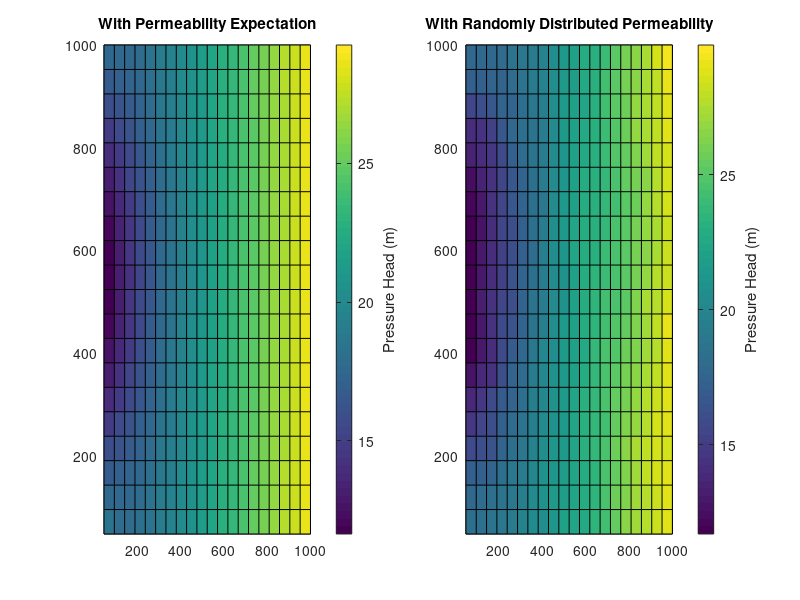
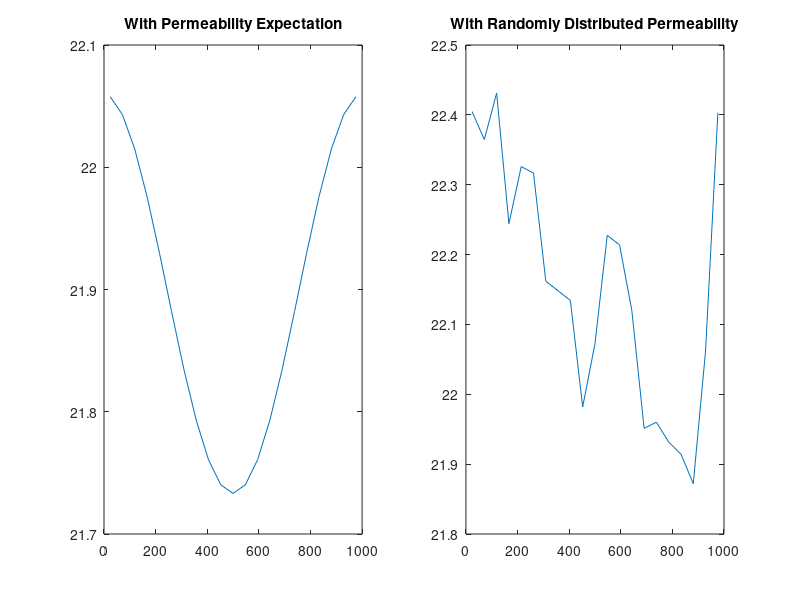
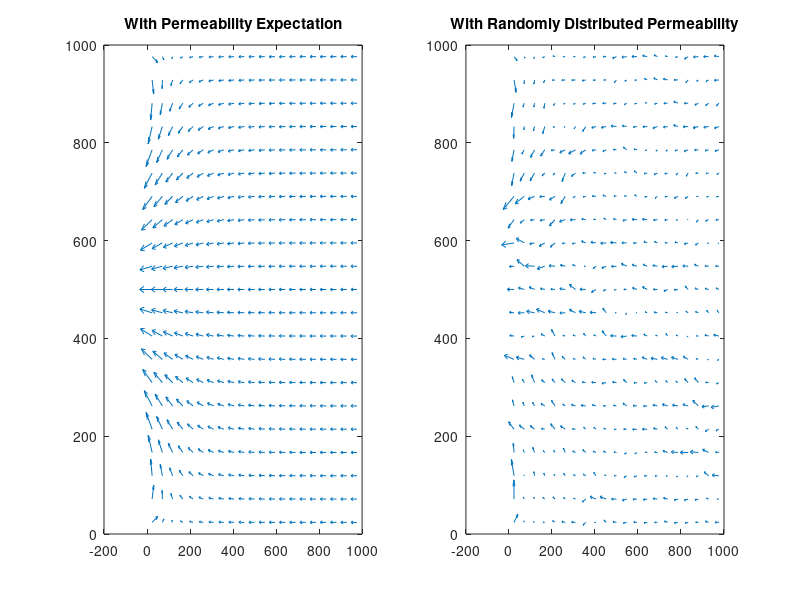

MATLAB code to generate these figures, in order:
% This code used to solve the pump problem presented in the UQ notes. The
% permeability is set to be the expectation based on the lognormal
% statistics provided throughout.
%
% Rows go in the x-direction, columns in the y-direction.
% The model's indices are numbered from left to right, top to bottom such
% that, for node i in x and j in y, the center node is C*(j-1)+i. The
% indices which are used are labeled below
%
%       IC = C*(j-1)+i;     IC is the index for the center node
%       PY = IC + C;        PY is the index for +1 in the Y direction
%       PX = IC + 1;        PX is the index for +1 in the X direction
%       MY = IC - C;        MY is the index for -1 in the Y direction
%       MX = IC - 1;        MX is the index for -1 in the X direction
%
% This indexing scheme can be visualized as below
%                   
%                 (i-C)
%                   |
%                   |
%       (i-1) <---- i ----> (i+1)
%                   |
%                   |
%                 (i+C)
%
% 

% Darcy flow, steady-state, variable K, 2D
function DF_SS_VK_2D_PUMP_BOTH
% System parameters
K_EXP = 0.664;                  % m/d
LENGTH = 1000;                  % m
HEIGHT = 1000;                  % m
WIDTH  = 50;                    % m  
Href = 10;                      % m
Hriv = 30;                      % m
porosity = 0.37;                % Porosity


% Model Parameters
R = 21;             % Nodes per Row
C = 21;             % Nodes per Column
N = R*C;            % Total number of nodes
dx = LENGTH/C;      % m
dy = HEIGHT/R;      % m  

% Compute these in advance for simplicity
dx2 = dx*dx;
dy2 = dy*dy;

% Compute the X- and Y-coordinates for each node
X = zeros(N,1);
Y = zeros(N,1);
hdx = dx/2;
hdy = dy/2;
for i=1:C
    for j=1:R
        IC = C*(j-1)+i;
        X(IC) = hdx + (i-1)*dx;
        Y(IC) = hdy + (j-1)*dy;
    end
end

% Pump Parameters
Q = 6000;                       % m3/d
T = K_EXP * WIDTH;              % m2/d
radE = 500;                     % m

% Pump/reference coordinates
i = 1; j = ceil(R/2); IC = C*(j-1)+i;
X_REF  = X(IC)-dx;   Y_REF  = Y(IC);
X_PUMP = X_REF-radE; Y_PUMP = Y_REF;

% Construct permeability fields
K_EXP_Arr = zeros(N,1);
for i=1:C
    for j=1:R
        IC = C*(j-1)+i;
        K_EXP_Arr(IC) = K_EXP;
    end
end

K_RAND = zeros(N,1);
mu = -7.57; sigma = sqrt(0.8);
for i=1:C
    for j=1:R
        IC = C*(j-1)+i;
        K_RAND(IC) = lognrnd(mu,sigma);
    end
end



% Populate b and M
b_EXP = makeB(N,R,C,X,Y,X_PUMP,Y_PUMP,dx,dx2,Q,radE,T,Href,Hriv,K_EXP_Arr);
M_EXP = makeM(N,R,C,K_EXP_Arr,dx2,dy2);

b_RAND = makeB(N,R,C,X,Y,X_PUMP,Y_PUMP,dx,dx2,Q,radE,T,Href,Hriv,K_RAND);
M_RAND = makeM(N,R,C,K_RAND,dx2,dy2);


opts.SYM = true;
H_EXP = linsolve(M_EXP,b_EXP,opts);
H_RAND = linsolve(M_RAND,b_RAND,opts);

% Calculate velocity fields
[vX_EXP, vY_EXP] = makeV(N,R,C,K_EXP_Arr,H_EXP,dx,dy,b_EXP,dx2,porosity);
[vX_RAND, vY_RAND] = makeV(N,R,C,K_RAND,H_RAND,dx,dy,b_RAND,dx2,porosity);


% Visualize the data 
VisualizeH(H_EXP,H_RAND,R,C,dx,dy);
VisualizeLatCent(H_EXP,H_RAND,R,C,Y);
VisualizeVelocity(vX_EXP,vY_EXP,vX_RAND,vY_RAND,X,Y)


end

function K_Eff = K_Eff(K_1,K_2)
    K_Eff = 2/(1/K_1 + 1/K_2);
end


% Visualize Head Values
function VisualizeH(H_1,H_2,R,C,dx,dy)
% Create axes
X = zeros(C,1);
    for i=1:C , X(i) = i*dx; end
Y = zeros(R,1);
    for j=1:R , Y(j) = j*dy; end

% Create viewable H matrices
H_View_1 = zeros(R,C);
for i=1:C
    for j=1:R
        IC = C*(j-1)+i;
        H_View_1(j,i) = H_1(IC);
    end
end

H_View_2 = zeros(R,C);
for i=1:C
    for j=1:R
        IC = C*(j-1)+i;
        H_View_2(j,i) = H_2(IC);
    end
end

figure
subplot(1,2,1)
pcolor(X,Y,H_View_1);
ylabel(colorbar,'Pressure Head (m)');
title('With Permeability Expectation')

subplot(1,2,2)
pcolor(X,Y,H_View_2);
ylabel(colorbar,'Pressure Head (m)');
title('With Randomly Distributed Permeability')

end

function VisualizeLatCent(H_1,H_2,R,C,Y)
H_Lat_1 = zeros(R,1);
H_Lat_2 = zeros(R,1);
Y_Lat = zeros(R,1);

i = ceil(C/2); 
for j=1:R
    IC = C*(j-1)+i;
    H_Lat_1(j) = H_1(IC);
    H_Lat_2(j) = H_2(IC);
    Y_Lat(j) = Y(IC);
end

figure
subplot(1,2,1)
plot(Y_Lat,H_Lat_1);
title('With Permeability Expectation')

subplot(1,2,2)
plot(Y_Lat,H_Lat_2);
title('With Randomly Distributed Permeability')

end

function VisualizeVelocity(vX_1,vY_1,vX_2,vY_2,X,Y)
figure
subplot(1,2,1)
quiver(X,Y,vX_1,vY_1);
title('With Permeability Expectation')

subplot(1,2,2)
quiver(X,Y,vX_2,vY_2);
title('With Randomly Distributed Permeability')

end

function b = makeB(N,R,C,X,Y,X_PUMP,Y_PUMP,dx,dx2,Q,radE,T,Href,Hriv,K)
bMake = zeros(N,1);     % RHS of model

for j=1:R
    LI = C*(j-1)+1;
    RI = C*(j-1)+C;
    
    X_LI = X(LI)-dx; Y_LI = Y(LI);
    rad = ((X_PUMP-X_LI)^2 + (Y_PUMP-Y_LI)^2 )^(1/2);
    
    H_LI = (Q*log(rad/radE))/(2*pi*T) + Href;
    H_RI = Hriv;
    
    bMake(LI) = -(K(LI)/(dx2) )*H_LI;            % Left
    bMake(RI) = -(K(RI)/(dx2) )*H_RI;            % Right
end

% End of function
b = bMake;

end

function M = makeM(N,R,C,K,dx2,dy2)
mMake = zeros(N,N);     % Model matrix of discretized equations

for i=1:C
    for j=1:R
        % Prepare indices
        IC = C*(j-1)+i;
        PY = IC + C; PX = IC + 1;
        MY = IC - C; MX = IC - 1;
        
        % Calculate Effective Viscosities
        if (i>1), K_MX = K_Eff(K(IC),K(MX)); end     % Excludes Left 
        if (i<C), K_PX = K_Eff(K(IC),K(PX)); end     % Excludes Right 
        if (j>1), K_MY = K_Eff(K(IC),K(MY)); end     % Excludes Top 
        if (j<R), K_PY = K_Eff(K(IC),K(PY)); end     % Excludes Bottom

        % Populate M
        if (i>1), mMake(IC,MX) = K_MX/dx2; mMake(IC,IC) = mMake(IC,IC)-K_MX/dx2; end % Excludes Left 
        if (i<C), mMake(IC,PX) = K_PX/dx2; mMake(IC,IC) = mMake(IC,IC)-K_PX/dx2; end % Excludes Right 
        if (j>1), mMake(IC,MY) = K_MY/dy2; mMake(IC,IC) = mMake(IC,IC)-K_MY/dy2; end % Excludes Top
        if (j<R), mMake(IC,PY) = K_PY/dy2; mMake(IC,IC) = mMake(IC,IC)-K_PY/dy2; end % Excludes Bottom

        % Add Dirichlet left and right
        if (i==1), mMake(IC,IC) = mMake(IC,IC)-K(IC)/dx2; end % Front
        if (i==C), mMake(IC,IC) = mMake(IC,IC)-K(IC)/dx2; end % Back
    end
end

M = mMake;

end

function [vX, vY] = makeV(N,R,C,K,H,dx,dy,b,dx2,porosity)
vMake = zeros(N,2);

for i=1:C
    for j=1:R
        % Prepare indices
        IC = C*(j-1)+i;
        PY = IC + C; PX = IC + 1;
        MY = IC - C; MX = IC - 1;
        
        % Calculate Effective Viscosities
        if (i>1 ), K_MX = K_Eff(K(IC),K(MX)); end    % Excludes Left     
        if (i<C ), K_PX = K_Eff(K(IC),K(PX)); end    % Excludes Right
        if (j>1 ), K_MY = K_Eff(K(IC),K(MY)); end    % Excludes Top
        if (j<R ), K_PY = K_Eff(K(IC),K(PY)); end    % Excludes Bottom
        if (i==1), K_MX = K(IC)             ; end    % Adds Left 
        if (i==C), K_PX = K(IC)             ; end    % Adds Right 
        if (j==1), K_MY = K(IC)             ; end    % Adds Top 
        if (j==R), K_PY = K(IC)             ; end    % Adds Bottom
        
        % Add indexed Head Values
        if (i>1 ), H_MX = H(IC)-K_MX*(H(IC)-H(MX))/(2*K(IC)); end    % Excludes Left     
        if (i<C ), H_PX = H(IC)-K_PX*(H(IC)-H(PX))/(2*K(IC)); end    % Excludes Right
        if (j>1 ), H_MY = H(IC)-K_MY*(H(IC)-H(MY))/(2*K(IC)); end    % Excludes Top
        if (j<R ), H_PY = H(IC)-K_PY*(H(IC)-H(PY))/(2*K(IC)); end    % Excludes Bottom
        
        if (i==1), H_MX = -b(IC)*dx2/K(IC); 
                   H_MX = H(IC)-K_MX*(H(IC)-H_MX)/(2*K(IC)) ; end    % Adds Left 
        if (i==C), H_PX = -b(IC)*dx2/K(IC);
                   H_PX = H(IC)-K_PX*(H(IC)-H_PX)/(2*K(IC)) ; end    % Adds Right 
        if (j==1), H_MY = H(IC)             ; end                    % Adds Top 
        if (j==R), H_PY = H(IC)             ; end                    % Adds Bottom
        
        % Calculate Velocities
        vMake(IC,1) = K(IC)*(H_MX-H_PX)/(dx*porosity);      % x-velocity
        vMake(IC,2) = K(IC)*(H_MY-H_PY)/(dy*porosity);      % y-velocity
    end
end

vX = vMake(:,1);
vY = vMake(:,2);

end

